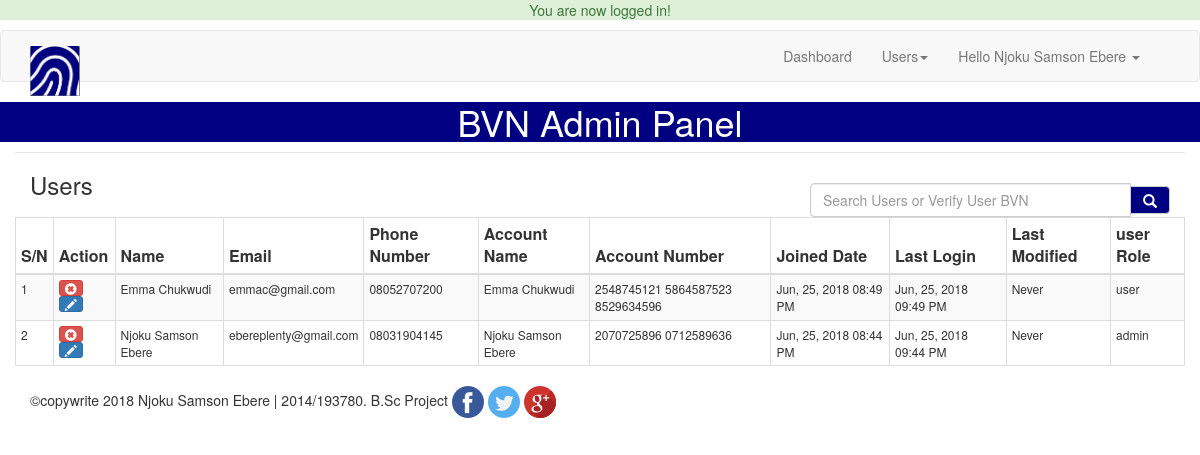
/admin/users_admin.php (signed in), run on the app's committed database.
### tables this page shows
CREATE TABLE `user` (
  `user_id` int(11) NOT NULL,
  `full_name` varchar(50) NOT NULL,
  `phone_number` varchar(15) NOT NULL,
  `bvn` varchar(15) NOT NULL,
  `email` varchar(50) NOT NULL,
  `password` text NOT NULL,
  `date_joined` datetime NOT NULL DEFAULT CURRENT_TIMESTAMP,
  `last_login` datetime NOT NULL,
  `last_modified` datetime NOT NULL,
  `user_role` varchar(15) NOT NULL,
  `account_number` text NOT NULL,
  `account_name` varchar(50) NOT NULL,
  `passport` text NOT NULL
);

### core/helpers.php (called while the page is built, shortened)
<?php
	include_once 'init.php';
	function is_editor()
	{
		global $db, $user_id;
		if (isset($_SESSION['user']) && $_SESSION['user'] = 1) {
		$user = $db->query("SELECT * FROM user WHERE user_id = '$user_id'");
		$logged_in_user = mysqli_fetch_assoc($user);
			if ($user_role = 'editor') {
				return true;
			}
		}
	}
	function user_name()
	{
		global $db, $user_id;
		$user = $db->query("SELECT * FROM user WHERE user_id = '$user_id'");
		$logged_in_user = mysqli_fetch_assoc($user);
		return $logged_in_user['full_name'];
	}
	function pretty_date($date)
	{
		return date('M, d, Y h:i A', strtotime($date));
	}
?>

### core/functions.php (called while the page is built, shortened)
<?php
	include_once 'helpers.php';
		$search_user = ((isset($_POST['search_user']))?sanitize($_POST['search_user']):'');
		$search_user = trim($search_user);
?>

### admin/users_admin.php (the view, shortened to what this page needs)
<?php
	include_once 'includes_admin/header_admin.php';
	if (isset($_GET['edit'])){
		include("edit_admin.php");
	}else{
	$user_query = $db->query("SELECT * FROM user ORDER BY full_name");
	$i = 0;
?>
<div class="container-fluid">
	<table class="table table-bordered table-striped table-condensed">
		<legend>
			<div class="col-md-8"><h3>Users</h3> </div>
			<div class="col-md-4">
			    <form action="users_admin.php?search" method="GET">
			    	<div class="input-group" id="search">
				      <input type="text" class="form-control" name="search_user" value="<?php echo $search_user; ?>" placeholder="Search Users or Verify User BVN">
				      <span class="input-group-btn">
				        <button type="submit" class="btn btn-default" name="search"><span class="glyphicon glyphicon-search" aria-hidden="true"></span></button>
				      </span>
				    </div>
			    </form>
		  </div>
		</legend>
		<thead>
			<th>S/N</th>
			<th>Action</th>
			<th>Name</th>
			<th>Email</th>
			<th>Phone Number</th>
			<th>Account Name</th>
			<th>Account Number</th>
			<th>Joined Date</th>
			<th>Last Login</th>
			<th>Last Modified</th>
			<th>user Role</th>
		</thead>
		<tbody>
			<?php if (isset($_GET['search'])) : ?>
				<?php while ($search_array = mysqli_fetch_assoc($search_query)) : ?>
					<?php $i++; ?>
						<tr>
							<td><?php echo $i; ?></td>
							<td>
								<?php if(is_editor()): ?>
									<a href="users_admin.php?delete=<?php echo $user['user_id']; ?>" class="btn btn-danger btn-xs"><span class="glyphicon glyphicon-remove-sign"></span></a>
									<a href="users_admin.php?edit=<?php echo $user['user_id']; ?>" class="btn btn-primary btn-xs"><span class="glyphicon glyphicon-pencil"></span></a>
								<?php endif; ?>
							</td>
							<td><?php echo $search_array['full_name']; ?></td>
							<td><?php echo $search_array['email']; ?></td>
							<td><?php echo $search_array['phone_number']; ?></td>
							<td><?php echo $search_array['account_name']; ?></td>
							<td><?php echo $search_array['account_number']; ?></td>
							<td><?php echo pretty_date($search_array['date_joined']); ?></td>
							<td><?php echo (($search_array['last_login'] == '0000-00-00 00:00:00')?'Never':pretty_date($search_array['last_login'])); ?></td>
							<td><?php echo (($search_array['last_modified'] == '0000-00-00 00:00:00')?'Never':pretty_date($search_array['last_modified'])); ?></td>
							<td><?php echo $search_array['user_role']; ?></td>
						</tr>
				<?php endwhile; ?>
			<?php else : ?>
				<?php while ($user = mysqli_fetch_assoc($user_query)) :?>
					<?php $i++; ?>
						<tr>
							<td><?php echo $i; ?></td>
							<td>
								<?php if(is_editor()): ?>
									<a href="users_admin.php?delete=<?php echo $user['user_id']; ?>" class="btn btn-danger btn-xs"><span class="glyphicon glyphicon-remove-sign"></span></a>
									<a href="users_admin.php?edit=<?php echo $user['user_id']; ?>" class="btn btn-primary btn-xs"><span class="glyphicon glyphicon-pencil"></span></a>
								<?php endif; ?>
							</td>
							<td><?php echo $user['full_name']; ?></td>
							<td><?php echo $user['email']; ?></td>
							<td><?php echo $user['phone_number']; ?></td>
							<td><?php echo $user['account_name']; ?></td>
							<td><?php echo $user['account_number']; ?></td>
							<td><?php echo pretty_date($user['date_joined']); ?></td>
							<td><?php echo (($user['last_login'] == '0000-00-00 00:00:00')?'Never':pretty_date($user['last_login'])); ?></td>
							<td><?php echo (($user['last_modified'] == '0000-00-00 00:00:00')?'Never':pretty_date($user['last_modified'])); ?></td>
							<td><?php echo $user['user_role']; ?></td>
						</tr>
				<?php endwhile; ?>
			<?php endif; ?>
		</tbody>
	</table>
</div>
<?php
	} include_once 'includes_admin/footer_admin.php';
?>

### core/init.php (shortened to what this page needs)
<?php
	if (isset($_SESSION['user'])) {
		$user_id = $_SESSION['user'];
	}
	if (isset($_SESSION['success_flash'])) {
		echo '<div class="bg-success"><p class="text-success text-center">'.$_SESSION['success_flash'].'</p></div>';
	}

### admin/includes_admin/header_admin.php (shortened to what this page needs)
<?php
	include_once '../core/init.php';
	include_once '../core/functions.php';
?>
<!DOCTYPE html>
<html>
	<?php
		include_once '../admin/includes_admin/head_admin.php';
	?>
	<body>
		<header>
			<nav class="nav navbar navbar-default navbar-top">
				<div class="container">
					<a href="../admin/index.php" class="navbar-brand"><img src="../images/site_logo.jpg" alt="BVN LOGO" width="50px" height="50px"></a>
					<div class="collapse navbar-collapse pull-right" id="collapse">
						<ul class="nav navbar-nav">
							<li><a href="../admin/index.php">Dashboard</a></li>
							<li class="dropdown">
								<a href="#" class="dropdown-toggle" data-toggle="dropdown">Users<span class="caret"></span></a>
							</li>
							<li class="dropdown">
								<a href="#" class="dropdown-toggle" data-toggle="dropdown">Hello <?php echo user_name(); ?> <span class="caret"></span></a>
							</li>
						</ul>
					</div>
				</div>
			</nav>
			<h1 class="text-center">BVN Admin Panel</h1>
</header>

### admin/includes_admin/head_admin.php (shortened to what this page needs)
<head>
	  	<link rel="stylesheet" href="https://cdnjs.cloudflare.com/ajax/libs/font-awesome/4.7.0/css/font-awesome.min.css">
		<link rel="stylesheet" type="text/css" href="../css/bootstrap.min.css">
		<link rel="stylesheet" type="text/css" href="../css/admin_bvn.css">
</head>

### admin/includes_admin/footer_admin.php (shortened to what this page needs)
		<footer>
			<div class="container-fluid">
				<div class="col-xs-12 col-sm-12 col-md-12 col-lg-12">
					<p>&copy;copywrite 2018 Njoku Samson Ebere | 2014/193780. B.Sc Project
						<a href="#"><img src="../images/facebook.png"></a>
		            	<a href="#"><img src="../images/twitter.png"></a>
		            	<a href="#"><img src="../images/google-plus.png"></a>
		          	</p>
				</div>
			</div>
		</footer>
	</body>
</html>

### css/admin_bvn.css (style rules this page uses)
header h1 { padding-top: 0px; margin-top: 0px; background-color: #000080; color: #fff; }
table tbody td { font-size: 12px; }
#search { padding-top: 10px; }
#search button { color: #fff; background-color: #000080; }

### data on the page
user: full_name "Njoku Samson Ebere", email "ebereplenty@gmail.com", phone_number "08031904145", account_name "Njoku Samson Ebere", account_number "2070725896 0712589636", date_joined "Jun, 25, 2018 08:44 PM", last_login "Jun, 25, 2018 09:44 PM", shows "Never", user_role "admin"
user: full_name "Emma Chukwudi", email "emmac@gmail.com", phone_number "08052707200", account_name "Emma Chukwudi", account_number "2548745121 5864587523 8529634596", date_joined "Jun, 25, 2018 08:49 PM", last_login "Jun, 25, 2018 09:49 PM", shows "Never", user_role "user"

### other printed values
$_SESSION['success_flash'] "You are now logged in!"
